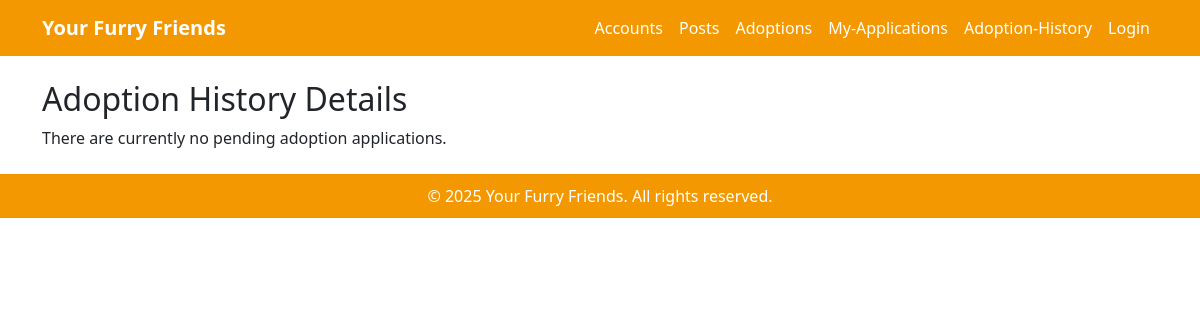
/adoptions/details/2, run on an earlier commit of the app's database.
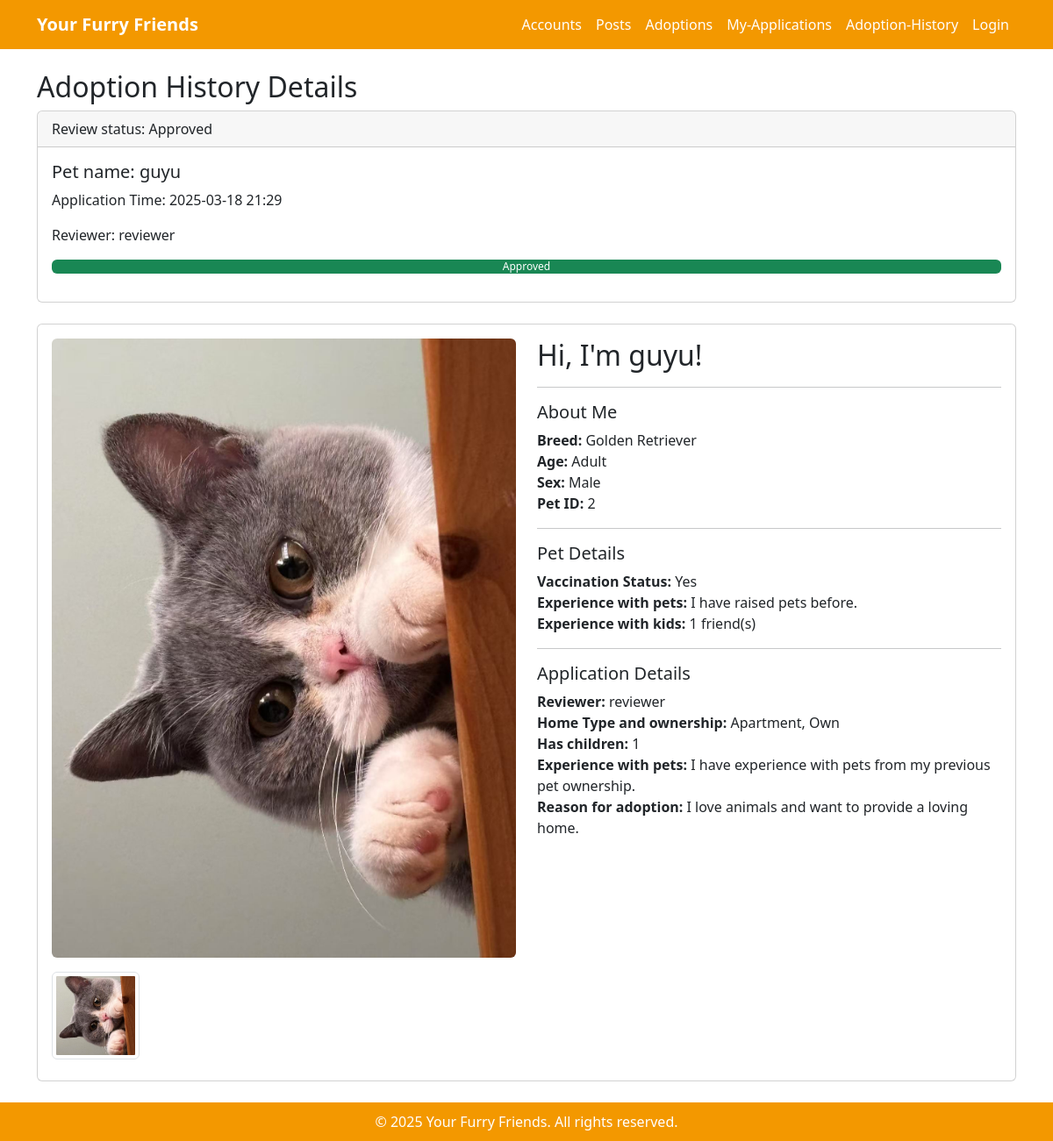
And on a later commit of the database.
### adoptions/models.py (models this page shows, shortened)
class AdoptionReview(models.Model):
    adopt_review_id = models.AutoField(primary_key=True)
    adopt_info = models.ForeignKey(
        AdoptPetInfo, on_delete=models.CASCADE, related_name="reviews", null=True, blank=True
    )
    pet = models.ForeignKey(Pet, on_delete=models.CASCADE)
    adopter_username = models.ForeignKey(User, on_delete=models.CASCADE, related_name="adoption_requests")
    operator_username = models.ForeignKey(User, on_delete=models.SET_NULL, null=True, blank=True, related_name="processed_reviews")
    status = models.CharField(
        max_length=20,
        choices=[('Pending', 'Pending'), ('Approved', 'Approved'), ('Rejected', 'Rejected')],
        default='Pending'
    )  # 审核状态
    applied_at = models.DateTimeField(auto_now_add=True)
    review_time = models.DateTimeField(null=True, blank=True)  # 确认这里

class AdoptPetInfo(models.Model):
    adopt_info_id = models.AutoField(primary_key=True)
    pet = models.ForeignKey(Pet, on_delete=models.CASCADE)
    user = models.ForeignKey(User, on_delete=models.CASCADE, related_name="adopted_pets")# 添加了related_name="adopted_pets"
    operator = models.ForeignKey(User, on_delete=models.CASCADE, related_name="processed_adoptions") # 添加了related_name="processed_adoptions"
    home_type = models.CharField(max_length=50)
    home_ownership = models.CharField(max_length=50)
    has_landlord_permission = models.BooleanField(default=False)
    has_other_pets = models.TextField(blank=True, null=True)
    has_children = models.CharField(max_length=10,
                                    choices=[('0', '0'), ('1', '1'),
                                             ('2', '2'), ('3', '3'),
                                             ('4', '4'), ('5', '5')],
                                    default='0'
                                    )
    experience_with_pets = models.TextField()
    reason_for_adoption = models.TextField()
    pet_passport = models.CharField(max_length=50)
    created_at = models.DateTimeField(auto_now_add=True)

### posts/models.py (models this page shows, shortened)
class Pet(models.Model):
    pet_id = models.AutoField(primary_key=True)
    name = models.CharField(max_length=100)
    sex = models.CharField(max_length=10, choices=[('Male', 'Male'), ('Female', 'Female')])
    age = models.CharField(max_length=10, choices=[('Young', 'Young'), ('Adult', 'Adult')])
    weight = models.FloatField()
    breed = models.CharField(max_length=100, blank=True, null=True)
    size = models.CharField(max_length=50, choices=[('Small', 'Small'), ('Medium', 'Medium'), ('Large', 'Large')])
    status = models.CharField(max_length=20, choices=[('Available', 'Available'), ('Adopted', 'Adopted')], default='Available')
    posted_by = models.ForeignKey(settings.AUTH_USER_MODEL, on_delete=models.CASCADE)  # 关联用户
    created_at = models.DateTimeField(auto_now_add=True)
    type = models.CharField(max_length=50, choices=[('Dog', 'Dog'), ('Cat', 'Cat')])

class PetImage(models.Model):
    pet_image_id = models.AutoField(primary_key=True)
    pet = models.ForeignKey(Pet, on_delete=models.CASCADE, related_name="images")
    pet_image = models.ImageField(upload_to='pet_images/', null=True, blank=True)

class PostPetInfo(models.Model):
    post_info_id = models.AutoField(primary_key=True)
    pet = models.ForeignKey(Pet, on_delete=models.CASCADE)  # 🐶 关联宠物信息
    user = models.ForeignKey(
        settings.AUTH_USER_MODEL,  # ✅ 这里用 `settings.AUTH_USER_MODEL`
        on_delete=models.CASCADE,
        related_name="posted_pets",
        null = True,
        blank = True
    )  # ✅ **确保正确关联 `accounts.User`**
    email = models.EmailField(max_length=254, blank=True, null=True)  # ✅新增Email字段
    home_type = models.CharField(max_length=20,
                                 choices=[('Apartment', 'Apartment'), ('House', 'House'),
                                          ('Townhouse', 'Townhouse'), ('Farm/Rural', 'Farm/Rural')],
                                 default='Apartment'
                                 )
    home_ownership = models.CharField(max_length=20,
                                      choices=[('Own', 'Own'), ('Rent', 'Rent'),
                                          ('Living with parents', 'Living with parents'), ('Other', 'Other')],
                                      default='Own'
                                      )
    has_other_pets = models.TextField(blank=True, null=True)
    has_children = models.CharField(max_length=10,
                                      choices=[('0', '0'), ('1', '1'),
                                           ('2', '2'), ('3', '3'),
                                           ('4', '4'), ('5', '5')],
                                      default='0'
                                      )
    experience_with_pets = models.TextField(blank=True, null=True)
    reason_for_fostering = models.TextField(blank=True, null=True)
    pet_passport = models.TextField(blank=True, null=True)
    vaccinated = models.CharField(max_length=20,
                                 choices=[('Yes', 'Yes'), ('No', 'No'),
                                         ],
                                 default='No'
                                 )
    status = models.CharField(
        max_length=20, choices=[('Pending', 'Pending'), ('Approved', 'Approved'), ('Rejected', 'Rejected')],
        default='Pending'
    )  # 📌 **审核状态**
    created_at = models.DateTimeField(auto_now_add=True)
    review_time = models.DateTimeField(null=True, blank=True)

### accounts/models.py (models this page shows)
class User(AbstractUser):
    email = models.EmailField(unique=False, blank=True, null=True) # 改为了false（允许了多个用户注册）
    username = models.CharField(max_length=50, unique=True)  # 自定义用户名长度
    phone_no = models.CharField(max_length=15, unique=True, null=True, blank=True)
    address = models.TextField(null=True, blank=True)
    birthday = models.DateField(null=True, blank=True)
    title = models.CharField(max_length=50, null=True, blank=True)
    user_type = models.CharField(
        max_length=20,
        choices=[('User', 'User'), ('Admin', 'Admin')],
        default='User'
    )  # 用户类型（普通用户 / 管理员）
    status = models.CharField(
        max_length=10,
        choices=[('Active', 'Active'), ('Banned', 'Banned')],
        default='Active'
    )  # 用户状态
    user_image = models.ImageField(upload_to='user_images/', null=True, blank=True)
    created_at = models.DateTimeField(auto_now_add=True)
    updated_at = models.DateTimeField(auto_now=True)
    def __str__(self):
        return self.username

### adoptions/views.py (the view)
# urls.py: path('details/<int:pet_id>', views.history_details, name='history_details'),
def history_details(request, pet_id):
    from django.db.models import Max
    application = AdoptPetInfo.objects.filter(pet__pet_id=pet_id) \
        .annotate(latest_review_time=Max('reviews__review_time')) \
        .order_by('-latest_review_time').first()
    review = AdoptionReview.objects.filter(pet__pet_id=pet_id).order_by('-applied_at').first()
    pet_info = PostPetInfo.objects.filter(pet_id=pet_id).filter(pet__pet_id=pet_id).first()
    context = {
        'application': application,
        'review': review,
        'pet_info':pet_info,
    }
    return render(request, 'adoptions/history_details.html', context)

### templates/adoptions/history_details.html
{% extends 'adoptions/base.html' %}
{% load static %}
{% block content %}
<div class="container mt-4">
  <h2>Adoption History Details</h2>
  {% if review %}
    <div class="card mb-4">
      <div class="card-header">
        Review status: {{ review.status }}
      </div>
      <div class="card-body">
        <h5 class="card-title">Pet name: {{ review.pet.name }}</h5>
        <p class="card-text">Application Time: {{ review.applied_at|date:"Y-m-d H:i" }}</p>
        <p class="card-text">
          Reviewer:
          {% if review.operator_username %}
            {{ review.operator_username.username }}
          {% else %}
            Reviewer not assigned at this time
          {% endif %}
        </p>
        <div class="progress mb-3">
  <div class="progress-bar
    {% if review.status == 'Approved' %}
      bg-success
    {% elif review.status == 'Rejected' %}
      bg-danger
    {% else %}
      bg-warning
    {% endif %}"
       role="progressbar"
       style="width: {% if review.status == 'Pending' %}33{% elif review.status == 'Approved' or review.status == 'Rejected' %}100{% endif %}%;"
       aria-valuenow="{% if review.status == 'Pending' %}33{% else %}100{% endif %}"
       aria-valuemin="0" aria-valuemax="100">
    {% if review.status == 'Pending' %}
      Pending
    {% elif review.status == 'Approved' %}
      Approved
    {% elif review.status == 'Rejected' %}
      Rejected
    {% endif %}
  </div>
</div>
      </div>
    </div>
    <div class="card">
      <div class="card-body">
        <div class="row">
          <div class="col-md-6">
            {% with review.pet.images.all as all_images %}
              {% if all_images %}
                {% with all_images|first as main_image %}
                  <div class="mb-3">
                    <img src="{{ main_image.pet_image.url }}" class="img-fluid rounded" alt="{{ review.pet.name }} Main">
                  </div>
                {% endwith %}
                <div class="d-flex flex-wrap">
                  {% for image in all_images %}
                    <img src="{{ image.pet_image.url }}" class="img-thumbnail me-2 mb-2"
                         style="width: 100px; height: 100px; object-fit: cover;"
                         alt="{{ review.pet.name }} Thumbnail">
                  {% endfor %}
                </div>
              {% else %}
                <div class="mb-3">
                  <img src="{% static 'images/default_pet.jpg' %}" class="img-fluid rounded" alt="{{ review.pet.name }} Main">
                </div>
              {% endif %}
            {% endwith %}
          </div>
          <div class="col-md-6">
            <h2>Hi, I'm {{ review.pet.name }}!</h2>
            <hr>
            <h5>About Me</h5>
            <ul class="list-unstyled">
              <li><strong>Breed:</strong> {{ review.pet.breed }}</li>
              <li><strong>Age:</strong>
                {% if review.pet.age|default:0 <= 2 %}
                  Young
                {% else %}
                  Adult
                {% endif %}
              </li>
              <li><strong>Sex:</strong> {{ review.pet.sex }}</li>
              <li><strong>Pet ID:</strong> {{ review.pet.pet_id }}</li>
            </ul>
            <hr>
            <h5>Pet Details</h5>
  <ul class="list-unstyled">
    <li><strong>Vaccination Status:</strong>
        {{ pet_info.vaccinated }}
    </li>
    <li><strong>Experience with pets:</strong>
        {{  pet_info.experience_with_pets }}
    </li>
    <li><strong>Experience with kids:</strong>
        {{pet_info.has_children }} friend(s)
    </li>
  </ul>
          <hr>
            <h5>Application Details</h5>
  <ul class="list-unstyled">
    <li><strong>Reviewer:</strong>
        {{ review.operator_username }}
    </li>
    <li><strong>Home Type and ownership:</strong>
        {{  application.home_type }}, {{  application.home_ownership }}
    </li>
      <li><strong>Has children:</strong>
        {{  application.has_children }}
    </li>
    <li><strong>Experience with pets:</strong>
        {{application.experience_with_pets }}
    </li>
      <li><strong>Reason for adoption:</strong>
        {{application.reason_for_adoption }}
    </li>
  </ul>
          </div>
        </div>
      </div>
    </div>
  {% else %}
    <p>There are currently no pending adoption applications.</p>
  {% endif %}
</div>
{% endblock %}

What changed in the data, as far as the page shows it:
added AdoptionReview: status "Approved", pet.name "guyu", applied_at "2025-03-18 21:29", operator_username.username "reviewer", pet.breed "Golden Retriever", pet.sex "Male", pet.pet_id "2", operator_username "reviewer"
added PetImage: pet_image (picture)
added PostPetInfo: vaccinated "Yes", experience_with_pets "I have raised pets before.", has_children "1"
added AdoptPetInfo: home_type "Apartment", home_ownership "Own", has_children "1", experience_with_pets "I have experience with pets from my previous pet ownership.", reason_for_adoption "I love animals and want to provide a loving home."
Also different on the page:
text no longer shown: "There are currently no pending adoption applications."
text now shown: "Review status: Pet name: Application Time: Reviewer: Approved Hi, I'm ! About Me Breed: Age: Adult Sex: Pet ID: Pet Details Vaccination Status: Experience with pets: Experience with kids: friend(s) Application Details Reviewer: Home Type and ownership: , Has children: Experience with pets: Reason for adoption:"
